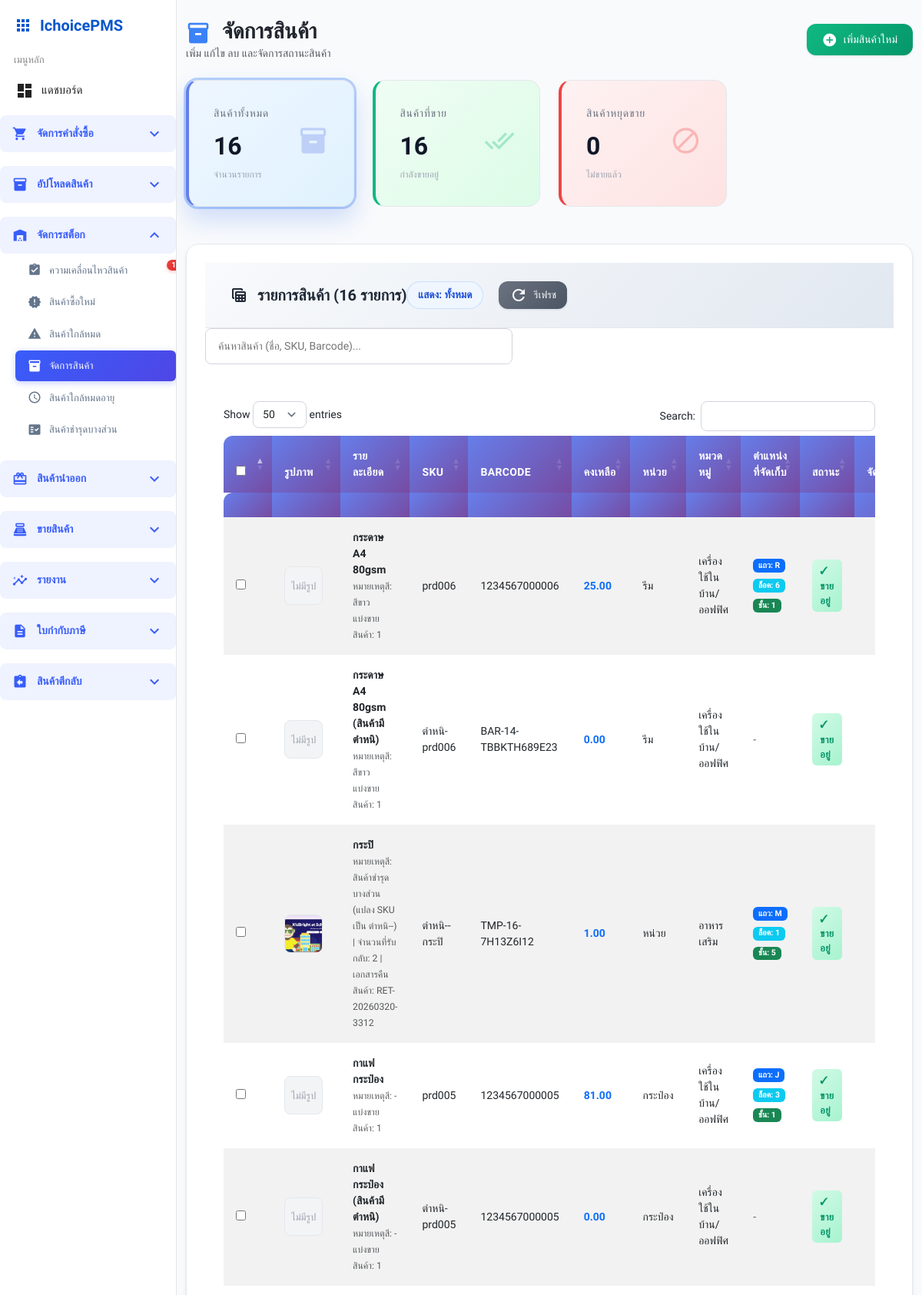
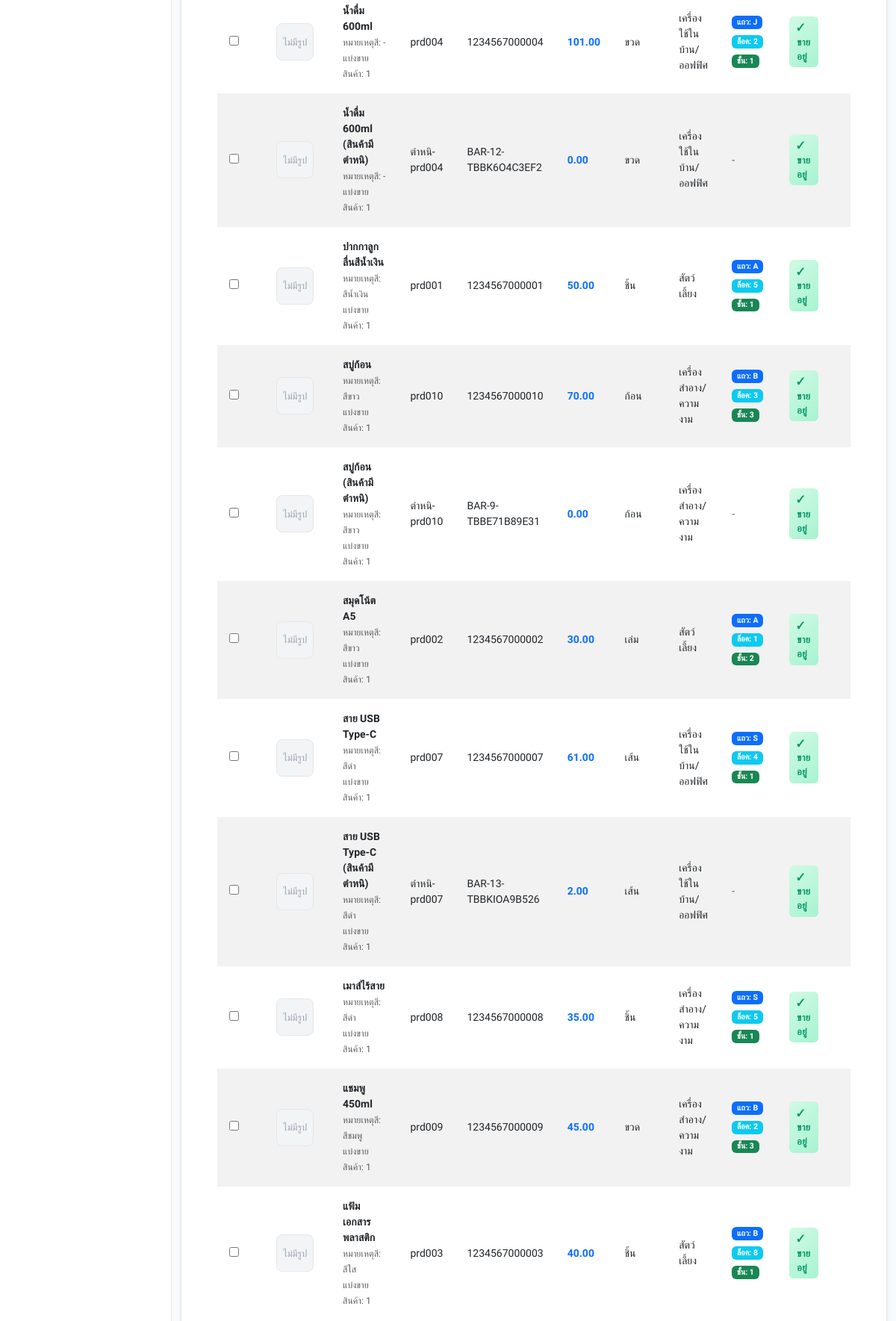
The page /stock/product_management.php (upper part) on the database its author committed (2 pictures, top to bottom).
### tables this page shows
CREATE TABLE `products` (
  `product_id` int(11) NOT NULL AUTO_INCREMENT,
  `name` varchar(100) NOT NULL,
  `sku` varchar(255) DEFAULT NULL,
  `barcode` varchar(50) DEFAULT NULL,
  `unit` varchar(20) DEFAULT NULL,
  `image` varchar(255) DEFAULT NULL,
  `remark_color` varchar(100) NOT NULL,
  `remark_weight` varchar(255) DEFAULT NULL,
  `remark_split` int(11) NOT NULL,
  `is_active` int(11) NOT NULL,
  `created_by` int(11) DEFAULT NULL,
  `created_at` datetime DEFAULT current_timestamp(),
  `product_category_id` int(11) DEFAULT NULL,
  `category_name` varchar(100) DEFAULT NULL COMMENT 'ชื่อประเภท',
  PRIMARY KEY (`product_id`)
);

CREATE TABLE `product_category` (
  `category_id` int(11) NOT NULL AUTO_INCREMENT,
  `category_name` varchar(100) NOT NULL,
  `description` text DEFAULT NULL,
  `created_at` timestamp NOT NULL DEFAULT current_timestamp(),
  `updated_at` timestamp NOT NULL DEFAULT current_timestamp() ON UPDATE current_timestamp(),
  PRIMARY KEY (`category_id`),
  UNIQUE KEY `category_name` (`category_name`)
);

CREATE TABLE `locations` (
  `location_id` int(11) NOT NULL AUTO_INCREMENT,
  `shelf` int(11) NOT NULL,
  `bin` int(11) NOT NULL,
  `row_code` varchar(10) DEFAULT NULL,
  `description` varchar(255) NOT NULL,
  PRIMARY KEY (`location_id`)
);

### stock/product_management.php (the view, shortened to what this page needs)
<?php
require '../config/db_connect.php';
$sql = "
    SELECT
        p.product_id,
        p.image,
        p.barcode,
        p.sku,
        p.name,
        p.unit,
        p.remark_color,
        p.remark_split,
        pc.category_name,
        COALESCE(p.is_active, 1) as is_active,
        l.location_id,
        l.row_code,
        l.bin,
        l.shelf,
        l.description as location_description,
        pl.location_id as product_location_id,
        COALESCE(stock.stock_qty, 0) as stock_qty
    FROM products p
    LEFT JOIN product_category pc ON p.product_category_id = pc.category_id
    LEFT JOIN product_location pl ON p.product_id = pl.product_id
    LEFT JOIN locations l ON pl.location_id = l.location_id
    LEFT JOIN (
        SELECT
            p.product_id,
            COALESCE(SUM(ri.receive_qty), 0) AS stock_qty
        FROM products p
        LEFT JOIN purchase_order_items poi ON poi.product_id = p.product_id
        LEFT JOIN receive_items ri ON ri.item_id = poi.item_id
        GROUP BY p.product_id
    ) stock ON stock.product_id = p.product_id
    ORDER BY p.name ASC
";
$stmt = $pdo->query($sql);
$products = $stmt->fetchAll(PDO::FETCH_ASSOC);
$stats = [
    'total_products' => count($products),
    'active_products' => count(array_filter($products, fn($p) => $p['is_active'] == 1)),
    'inactive_products' => count(array_filter($products, fn($p) => $p['is_active'] == 0))
];
?>
<!DOCTYPE html>
<html lang="th">
<head>
    <link href="https://cdn.jsdelivr.net/npm/bootstrap@5.3.0/dist/css/bootstrap.min.css" rel="stylesheet">
    <link href="https://cdn.datatables.net/1.13.7/css/dataTables.bootstrap5.min.css" rel="stylesheet">
    <link rel="stylesheet" href="../assets/base.css">
    <link rel="stylesheet" href="../assets/sidebar.css">
    <link rel="stylesheet" href="../assets/components.css">
    <link href="../assets/modern-table.css" rel="stylesheet">
    <link href="../assets/mainwrap-modern.css" rel="stylesheet">
</head>
<body>
<?php include '../templates/sidebar.php'; ?>
<div class="mainwrap">
    <div class="container-fluid py-4">
        <div class="d-flex justify-content-between align-items-center mb-4">
            <div>
                <h1 class="h3 mb-0 text-gray-800 fw-bold">
                    <span class="material-icons align-middle me-2" style="font-size: 2rem; color: #3b82f6;">inventory_2</span>
                    จัดการสินค้า
                </h1>
                <p class="text-muted mb-0">เพิ่ม แก้ไข ลบ และจัดการสถานะสินค้า</p>
            </div>
            <button class="btn-modern btn-modern-success" id="addProductBtn">
                <span class="material-icons" style="font-size: 1.25rem;">add_circle</span>
                เพิ่มสินค้าใหม่
            </button>
        </div>
        <div class="row mb-4">
            <div class="col-xl-3 col-md-6 mb-4">
                <div class="stats-card stats-primary filter-card active" data-filter="all" role="button" tabindex="0" aria-pressed="true">
                    <div class="stats-card-body">
                        <div class="row no-gutters align-items-center">
                            <div class="col mr-2">
                                <div class="stats-title">สินค้าทั้งหมด</div>
                                <div class="stats-value"><?= number_format($stats['total_products']) ?></div>
                                <div class="stats-subtitle">จำนวนรายการ</div>
                            </div>
                            <div class="col-auto">
                                <i class="material-icons stats-icon">inventory_2</i>
                            </div>
                        </div>
                    </div>
                </div>
            </div>
            <div class="col-xl-3 col-md-6 mb-4">
                <div class="stats-card stats-success filter-card" data-filter="active" role="button" tabindex="0" aria-pressed="false">
                    <div class="stats-card-body">
                        <div class="row no-gutters align-items-center">
                            <div class="col mr-2">
                                <div class="stats-title">สินค้าที่ขาย</div>
                                <div class="stats-value"><?= number_format($stats['active_products']) ?></div>
                                <div class="stats-subtitle">กำลังขายอยู่</div>
                            </div>
                            <div class="col-auto">
                                <i class="material-icons stats-icon">done_all</i>
                            </div>
                        </div>
                    </div>
                </div>
            </div>
            <div class="col-xl-3 col-md-6 mb-4">
                <div class="stats-card stats-danger filter-card" data-filter="inactive" role="button" tabindex="0" aria-pressed="false">
                    <div class="stats-card-body">
                        <div class="row no-gutters align-items-center">
                            <div class="col mr-2">
                                <div class="stats-title">สินค้าหยุดขาย</div>
                                <div class="stats-value"><?= number_format($stats['inactive_products']) ?></div>
                                <div class="stats-subtitle">ไม่ขายแล้ว</div>
                            </div>
                            <div class="col-auto">
                                <i class="material-icons stats-icon">block</i>
                            </div>
                        </div>
                    </div>
                </div>
            </div>
        </div>
        <div class="table-card">
            <div class="table-header">
                <div class="d-flex justify-content-between align-items-center">
                    <h5 class="table-title mb-0">
                        <span class="material-icons">table_view</span>
                        รายการสินค้า (<?= count($products) ?> รายการ)
                    </h5>
                    <div class="table-actions">
                        <span id="statusFilterLabel" class="status-filter-pill me-2">แสดง: ทั้งหมด</span>
                        <button class="btn-modern btn-modern-secondary btn-sm refresh-table me-2" onclick="location.reload()">
                            <span class="material-icons">refresh</span>
                            รีเฟรช
                        </button>
                    </div>
                </div>
            </div>
            <div class="table-body">
                <div class="search-box">
                    <input type="text" id="searchInput" placeholder="ค้นหาสินค้า (ชื่อ, SKU, Barcode)...">
                </div>
                <table id="product-table" class="table modern-table table-striped table-hover">
                    <thead>
                        <tr>
                            <th style="width: 40px;">
                                <input type="checkbox" id="selectAllCheckbox" onchange="toggleSelectAll(this)" style="cursor: pointer;">
                            </th>
                            <th style="width: 60px;">รูปภาพ</th>
                            <th>รายละเอียด</th>
                            <th>SKU</th>
                            <th>Barcode</th>
                            <th>คงเหลือ</th>
                            <th>หน่วย</th>
                            <th>หมวดหมู่</th>
                            <th>ตำแหน่งที่จัดเก็บ</th>
                            <th>สถานะ</th>
                            <th class="text-center" style="width: 140px;">จัดการ</th>
                        </tr>
                    </thead>
                    <tbody>
                        <?php if (empty($products)): ?>
                        <tr>
                            <td colspan="11" class="text-center py-4">
                                <div class="d-flex flex-column align-items-center">
                                    <span class="material-icons mb-2" style="font-size: 3rem; color: #d1d5db;">inbox</span>
                                    <h5 class="text-muted">ไม่มีข้อมูลสินค้า</h5>
                                    <p class="text-muted mb-0">คลิกปุ่มเพิ่มสินค้าเพื่อเริ่มต้น</p>
                                </div>
                            </td>
                        </tr>
                        <?php else: ?>
                        <?php foreach($products as $product): ?>
                        <tr data-product-id="<?= $product['product_id'] ?>" data-status="<?= $product['is_active'] == 1 ? 'active' : 'inactive' ?>">
                            <td>
                                <input type="checkbox" class="product-checkbox" value="<?= $product['product_id'] ?>" onchange="updateSelectionCount()" style="cursor: pointer;">
                            </td>
                            <td>
                                <?php
                                $image_path = '../images/noimg.png';
                                if (!empty($product['image'])) {
                                    if (strpos($product['image'], 'images/') === 0) {
                                        $image_path = '../' . $product['image'];
                                    } else {
                                        $image_path = '../images/' . $product['image'];
                                    }
                                }
                                ?>
                                <?php if (!empty($product['image'])): ?>
                                    <img src="<?= htmlspecialchars($image_path) ?>" alt="<?= htmlspecialchars($product['name']) ?>" class="product-image" onerror="this.style.display='none'; this.nextElementSibling.style.display='flex';">
                                    <div class="no-image" style="display: none;">ไม่มีรูป</div>
                                <?php else: ?>
                                    <div class="no-image">ไม่มีรูป</div>
                                <?php endif; ?>
                            </td>
                            <td>
                                <div>
                                    <strong><?= htmlspecialchars($product['name']) ?></strong>
                                    <?php if (!empty($product['remark_color'])): ?>
                                        <br><small class="text-muted">หมายเหตุสี: <?= htmlspecialchars($product['remark_color']) ?></small>
                                    <?php endif; ?>
                                    <?php if (!empty($product['remark_split'])): ?>
                                        <br><small class="text-muted">แบ่งขายสินค้า: <?= htmlspecialchars($product['remark_split']) ?></small>
                                    <?php endif; ?>
                                </div>
                            </td>
                            <td><?= htmlspecialchars($product['sku']) ?></td>
                            <td><?= htmlspecialchars($product['barcode']) ?></td>
                            <td>
                                <span class="fw-bold text-primary">
                                    <?= number_format((float)($product['stock_qty'] ?? 0), 2) ?>
                                </span>
                            </td>
                            <td><?= htmlspecialchars($product['unit']) ?></td>
                            <td><?= htmlspecialchars($product['category_name'] ?? '-') ?></td>
                            <td>
                                <?php if (!empty($product['row_code']) && !empty($product['bin']) && !empty($product['shelf'])): ?>
                                    <div style="display: flex; gap: 0.5rem; flex-wrap: wrap;">
                                        <span class="badge bg-primary">แถว: <?= htmlspecialchars($product['row_code']) ?></span>
                                        <span class="badge bg-info">ล็อค: <?= htmlspecialchars($product['bin']) ?></span>
                                        <span class="badge bg-success">ชั้น: <?= htmlspecialchars($product['shelf']) ?></span>
                                    </div>
                                <?php else: ?>
                                    <span class="text-muted">-</span>
                                <?php endif; ?>
                            </td>
                            <td>
                                <span class="status-badge <?= $product['is_active'] == 1 ? 'status-active' : 'status-inactive' ?>">
                                    <?= $product['is_active'] == 1 ? '✓ ขายอยู่' : '✕ หยุดขาย' ?>
                                </span>
                            </td>
                            <td class="text-center">
                            </td>
                        </tr>
                        <?php endforeach; ?>
                        <?php endif; ?>
                    </tbody>
                </table>
            </div>
        </div>
    </div>
</div>
</body>
</html>

### rows shown on the page
products: product_id "16", remark_split "0", image (picture), name "กระปิ", remark_color "สินค้าชำรุดบางส่วน (แปลง SKU เป็น ตำหนิ--) | จำนวนที่รับกลับ: 2 | เอกสารคืนสินค้า: RET-20260320-3312", sku "ตำหนิ--กระปิ", barcode "TMP-16-7H13Z6I12", stock_qty "1.00", unit "หน่วย", product_category.category_name "อาหารเสริม", locations.row_code "M", locations.bin "1", locations.shelf "5"
products: name "กระดาษ A4 80gsm", remark_color "สีขาว", remark_split "1", sku "prd006", barcode "1234567000006", stock_qty "25.00", unit "รีม", product_category.category_name "เครื่องใช้ในบ้าน/ออฟฟิศ", locations.row_code "R", locations.bin "6", locations.shelf "1"
products: name "กระดาษ A4 80gsm (สินค้ามีตำหนิ)", remark_color "สีขาว", remark_split "1", sku "ตำหนิ-prd006", barcode "BAR-14-TBBKTH689E23", stock_qty "0.00", unit "รีม", product_category.category_name "เครื่องใช้ในบ้าน/ออฟฟิศ"
products: name "กาแฟกระป๋อง", remark_color "-", remark_split "1", sku "prd005", barcode "1234567000005", stock_qty "81.00", unit "กระป๋อง", product_category.category_name "เครื่องใช้ในบ้าน/ออฟฟิศ", locations.row_code "J", locations.bin "3", locations.shelf "1"
products: name "กาแฟกระป๋อง (สินค้ามีตำหนิ)", remark_color "-", remark_split "1", sku "ตำหนิ-prd005", barcode "1234567000005", stock_qty "0.00", unit "กระป๋อง", product_category.category_name "เครื่องใช้ในบ้าน/ออฟฟิศ"
products: name "น้ำดื่ม 600ml", remark_color "-", remark_split "1", sku "prd004", barcode "1234567000004", stock_qty "101.00", unit "ขวด", product_category.category_name "เครื่องใช้ในบ้าน/ออฟฟิศ", locations.row_code "J", locations.bin "2", locations.shelf "1"
products: name "น้ำดื่ม 600ml (สินค้ามีตำหนิ)", remark_color "-", remark_split "1", sku "ตำหนิ-prd004", barcode "BAR-12-TBBK6O4C3EF2", stock_qty "0.00", unit "ขวด", product_category.category_name "เครื่องใช้ในบ้าน/ออฟฟิศ"
products: name "ปากกาลูกลื่นสีน้ำเงิน", remark_color "สีน้ำเงิน", remark_split "1", sku "prd001", barcode "1234567000001", stock_qty "50.00", unit "ชิ้น", product_category.category_name "สัตว์เลี้ยง", locations.row_code "A", locations.bin "5", locations.shelf "1"
products: name "สบู่ก้อน", remark_color "สีขาว", remark_split "1", sku "prd010", barcode "1234567000010", stock_qty "70.00", unit "ก้อน", product_category.category_name "เครื่องสำอาง/ความงาม", locations.row_code "B", locations.bin "3", locations.shelf "3"
products: name "สบู่ก้อน (สินค้ามีตำหนิ)", remark_color "สีขาว", remark_split "1", sku "ตำหนิ-prd010", barcode "BAR-9-TBBE71B89E31", stock_qty "0.00", unit "ก้อน", product_category.category_name "เครื่องสำอาง/ความงาม"
products: name "สมุดโน้ต A5", remark_color "สีขาว", remark_split "1", sku "prd002", barcode "1234567000002", stock_qty "30.00", unit "เล่ม", product_category.category_name "สัตว์เลี้ยง", locations.row_code "A", locations.bin "1", locations.shelf "2"
products: name "สาย USB Type-C", remark_color "สีดำ", remark_split "1", sku "prd007", barcode "1234567000007", stock_qty "61.00", unit "เส้น", product_category.category_name "เครื่องใช้ในบ้าน/ออฟฟิศ", locations.row_code "S", locations.bin "4", locations.shelf "1"
products: name "สาย USB Type-C (สินค้ามีตำหนิ)", remark_color "สีดำ", remark_split "1", sku "ตำหนิ-prd007", barcode "BAR-13-TBBKIOA9B526", stock_qty "2.00", unit "เส้น", product_category.category_name "เครื่องใช้ในบ้าน/ออฟฟิศ"
products: name "เมาส์ไร้สาย", remark_color "สีดำ", remark_split "1", sku "prd008", barcode "1234567000008", stock_qty "35.00", unit "ชิ้น", product_category.category_name "เครื่องสำอาง/ความงาม", locations.row_code "S", locations.bin "5", locations.shelf "1"
products: name "แชมพู 450ml", remark_color "สีชมพู", remark_split "1", sku "prd009", barcode "1234567000009", stock_qty "45.00", unit "ขวด", product_category.category_name "เครื่องสำอาง/ความงาม", locations.row_code "B", locations.bin "2", locations.shelf "3"
products: name "แฟ้มเอกสารพลาสติก", remark_color "สีใส", remark_split "1", sku "prd003", barcode "1234567000003", stock_qty "40.00", unit "ชิ้น", product_category.category_name "สัตว์เลี้ยง", locations.row_code "B", locations.bin "8", locations.shelf "1"

### other values the page prints
$pending_product_count "1"
count($products) "16"
